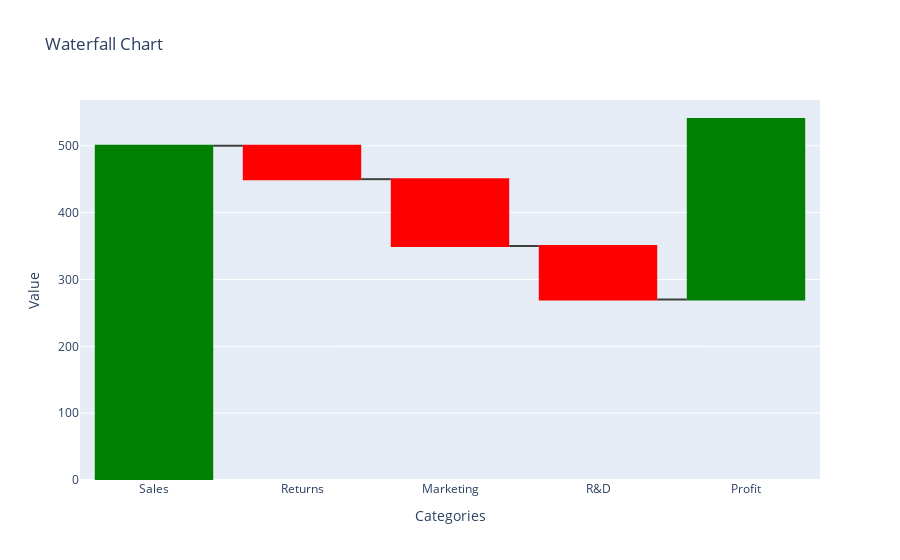

Notebook code for this chart:
### Code cell
import plotly.graph_objects as go

# Sample data
data = {'categories': ['Sales', 'Returns', 'Marketing', 'R&D', 'Profit'],
        'values': [500, -50, -100, -80, 270]}

# Creating the waterfall chart
fig = go.Figure(go.Waterfall(
    x = data['categories'],
    y = data['values'],
    connector = {"line":{"color":"rgb(63, 63, 63)"}},
    increasing = {"marker":{"color":"green"}},
    decreasing = {"marker":{"color":"red"}},
    totals = {"marker":{"color":"blue"}}
))

fig.update_layout(
    title = "Waterfall Chart",
    xaxis_title = "Categories",
    yaxis_title = "Value"
)

fig.show()

### Figure 1 — Plotly figure (JSON) as saved in the notebook; plotly's stock layout.template omitted (floating-point values rounded to 4 significant figures)
{"data": [{"connector": {"line": {"color": "rgb(63, 63, 63)"}}, "decreasing": {"marker": {"color": "red"}}, "increasing": {"marker": {"color": "green"}}, "totals": {"marker": {"color": "blue"}}, "type": "waterfall", "x": ["Sales", "Returns", "Marketing", "R&D", "Profit"], "y": [500, -50, -100, -80, 270]}], "layout": {"title": {"text": "Waterfall Chart"}, "xaxis": {"title": {"text": "Categories"}}, "yaxis": {"title": {"text": "Value"}}}}
